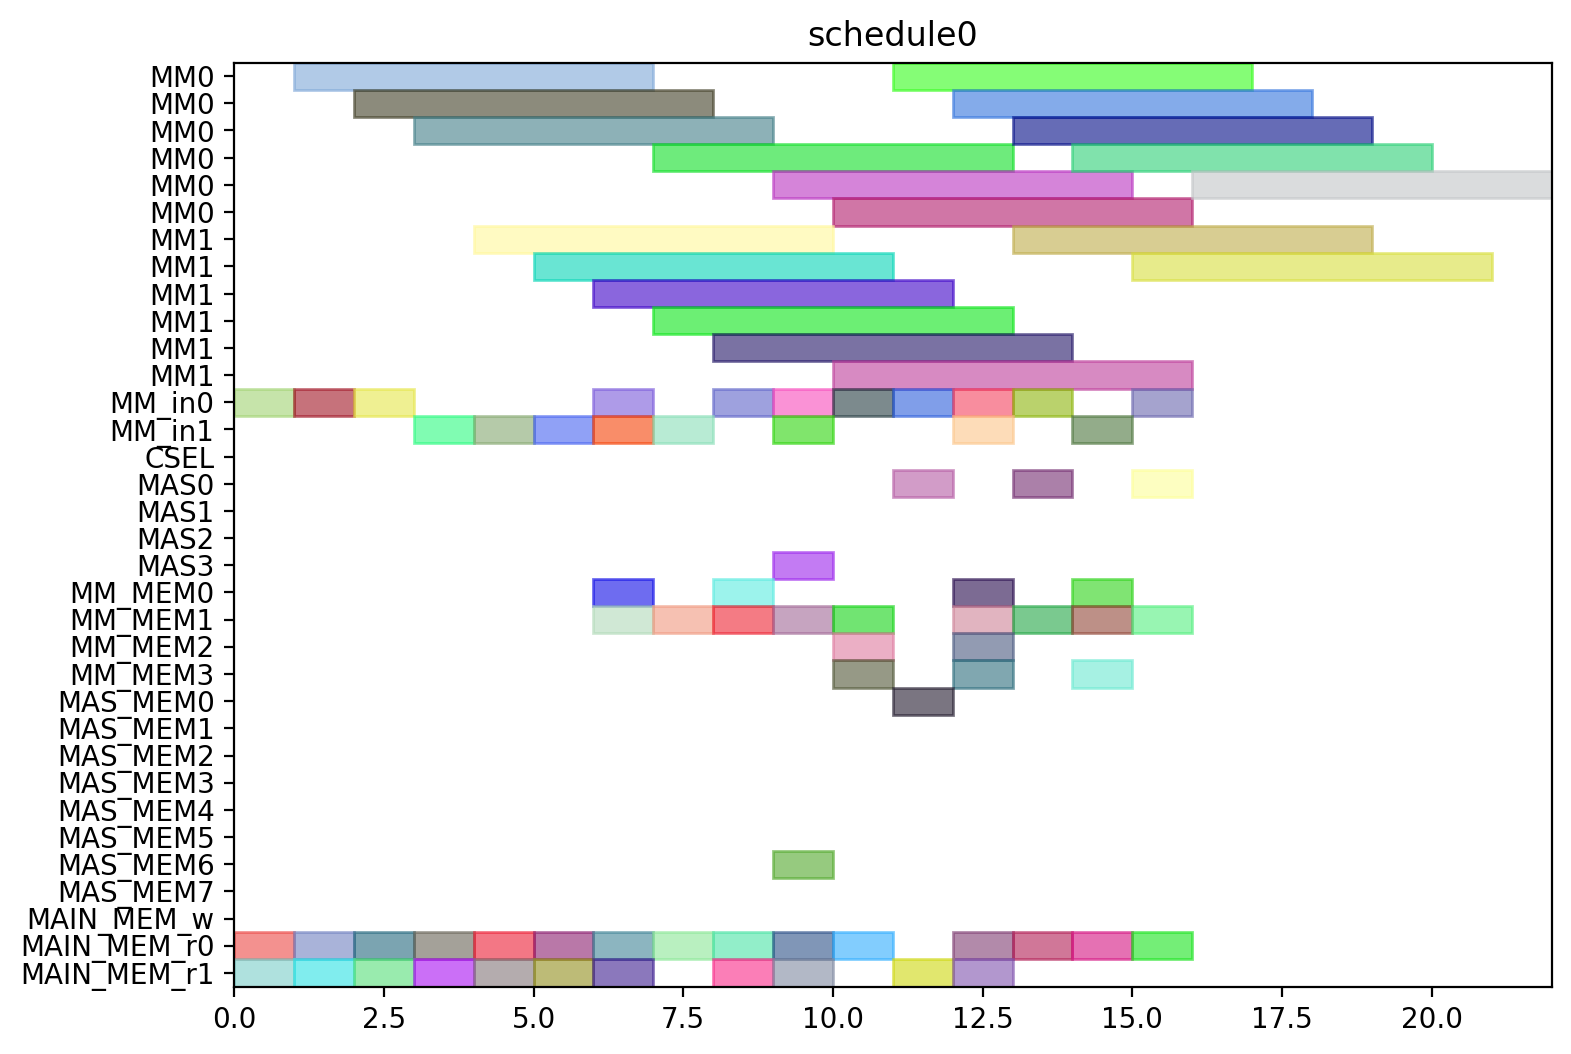

This figure's Python source:
from pyschedule import Scenario, solvers, plotters, alt


def solve():
	horizon = 120
	S = Scenario("schedule0", horizon=horizon)

	# resource
	MM = S.Resources('MM', num=2, size=6)
	MM_in = S.Resources('MM_in', num=2)
	CSEL = S.Resource('CSEL')
	MAS = S.Resources('MAS', num=4, size=1, periods=range(1, horizon))
	MM_MEM = S.Resources('MM_MEM', num=4)
	MAS_MEM = S.Resources('MAS_MEM', num=8)
	MAIN_MEM_w = S.Resource('MAIN_MEM_w', size=1)
	MAIN_MEM_r = S.Resources('MAIN_MEM_r', num=2)

	# result of previous scheduling

	# new tasks
	Z_exp2 = S.Task('Z_exp2', length=6, delay_cost=1)
	Z_exp2 += alt(MM)
	Z_exp2_in = S.Task('Z_exp2_in', length=1, delay_cost=1)
	Z_exp2_in += alt(MM_in)
	S += Z_exp2_in*MM_in[0]<=Z_exp2*MM[0]
	S += Z_exp2_in*MM_in[1]<=Z_exp2*MM[1]
	Z_exp2_mem0 = S.Task('Z_exp2_mem0', length=1, delay_cost=1)
	Z_exp2_mem0 += MAIN_MEM_r[0]
	S += Z_exp2_mem0 <= Z_exp2

	Z_exp2_mem1 = S.Task('Z_exp2_mem1', length=1, delay_cost=1)
	Z_exp2_mem1 += MAIN_MEM_r[1]
	S += Z_exp2_mem1 <= Z_exp2

	NX0 = S.Task('NX0', length=6, delay_cost=1)
	NX0 += alt(MM)
	NX0_in = S.Task('NX0_in', length=1, delay_cost=1)
	NX0_in += alt(MM_in)
	S += NX0_in*MM_in[0]<=NX0*MM[0]
	S += NX0_in*MM_in[1]<=NX0*MM[1]
	NX0_mem0 = S.Task('NX0_mem0', length=1, delay_cost=1)
	NX0_mem0 += MAIN_MEM_r[0]
	S += NX0_mem0 <= NX0

	NX0_mem1 = S.Task('NX0_mem1', length=1, delay_cost=1)
	NX0_mem1 += MAIN_MEM_r[1]
	S += NX0_mem1 <= NX0

	k0_10_Z1 = S.Task('k0_10_Z1', length=6, delay_cost=1)
	k0_10_Z1 += alt(MM)
	k0_10_Z1_in = S.Task('k0_10_Z1_in', length=1, delay_cost=1)
	k0_10_Z1_in += alt(MM_in)
	S += k0_10_Z1_in*MM_in[0]<=k0_10_Z1*MM[0]
	S += k0_10_Z1_in*MM_in[1]<=k0_10_Z1*MM[1]
	k0_10_Z1_mem0 = S.Task('k0_10_Z1_mem0', length=1, delay_cost=1)
	k0_10_Z1_mem0 += MAIN_MEM_r[0]
	S += k0_10_Z1_mem0 <= k0_10_Z1

	k0_10_Z1_mem1 = S.Task('k0_10_Z1_mem1', length=1, delay_cost=1)
	k0_10_Z1_mem1 += MAIN_MEM_r[1]
	S += k0_10_Z1_mem1 <= k0_10_Z1

	DX0 = S.Task('DX0', length=6, delay_cost=1)
	DX0 += alt(MM)
	DX0_in = S.Task('DX0_in', length=1, delay_cost=1)
	DX0_in += alt(MM_in)
	S += DX0_in*MM_in[0]<=DX0*MM[0]
	S += DX0_in*MM_in[1]<=DX0*MM[1]
	DX0_mem0 = S.Task('DX0_mem0', length=1, delay_cost=1)
	DX0_mem0 += MAIN_MEM_r[0]
	S += DX0_mem0 <= DX0

	DX0_mem1 = S.Task('DX0_mem1', length=1, delay_cost=1)
	DX0_mem1 += MAIN_MEM_r[1]
	S += DX0_mem1 <= DX0

	NY0 = S.Task('NY0', length=6, delay_cost=1)
	NY0 += alt(MM)
	NY0_in = S.Task('NY0_in', length=1, delay_cost=1)
	NY0_in += alt(MM_in)
	S += NY0_in*MM_in[0]<=NY0*MM[0]
	S += NY0_in*MM_in[1]<=NY0*MM[1]
	NY0_mem0 = S.Task('NY0_mem0', length=1, delay_cost=1)
	NY0_mem0 += MAIN_MEM_r[0]
	S += NY0_mem0 <= NY0

	NY0_mem1 = S.Task('NY0_mem1', length=1, delay_cost=1)
	NY0_mem1 += MAIN_MEM_r[1]
	S += NY0_mem1 <= NY0

	k2_14_Z1 = S.Task('k2_14_Z1', length=6, delay_cost=1)
	k2_14_Z1 += alt(MM)
	k2_14_Z1_in = S.Task('k2_14_Z1_in', length=1, delay_cost=1)
	k2_14_Z1_in += alt(MM_in)
	S += k2_14_Z1_in*MM_in[0]<=k2_14_Z1*MM[0]
	S += k2_14_Z1_in*MM_in[1]<=k2_14_Z1*MM[1]
	k2_14_Z1_mem0 = S.Task('k2_14_Z1_mem0', length=1, delay_cost=1)
	k2_14_Z1_mem0 += MAIN_MEM_r[0]
	S += k2_14_Z1_mem0 <= k2_14_Z1

	k2_14_Z1_mem1 = S.Task('k2_14_Z1_mem1', length=1, delay_cost=1)
	k2_14_Z1_mem1 += MAIN_MEM_r[1]
	S += k2_14_Z1_mem1 <= k2_14_Z1

	DY0 = S.Task('DY0', length=6, delay_cost=1)
	DY0 += alt(MM)
	DY0_in = S.Task('DY0_in', length=1, delay_cost=1)
	DY0_in += alt(MM_in)
	S += DY0_in*MM_in[0]<=DY0*MM[0]
	S += DY0_in*MM_in[1]<=DY0*MM[1]
	DY0_mem0 = S.Task('DY0_mem0', length=1, delay_cost=1)
	DY0_mem0 += MAIN_MEM_r[0]
	S += DY0_mem0 <= DY0

	DY0_mem1 = S.Task('DY0_mem1', length=1, delay_cost=1)
	DY0_mem1 += MAIN_MEM_r[1]
	S += DY0_mem1 <= DY0

	Z_exp3 = S.Task('Z_exp3', length=6, delay_cost=1)
	Z_exp3 += alt(MM)
	Z_exp3_in = S.Task('Z_exp3_in', length=1, delay_cost=1)
	Z_exp3_in += alt(MM_in)
	S += Z_exp3_in*MM_in[0]<=Z_exp3*MM[0]
	S += Z_exp3_in*MM_in[1]<=Z_exp3*MM[1]
	Z_exp3_mem0 = S.Task('Z_exp3_mem0', length=1, delay_cost=1)
	Z_exp3_mem0 += alt(MM_MEM)
	S += (Z_exp2*MM[0])-1 < Z_exp3_mem0*MM_MEM[0]
	S += (Z_exp2*MM[1])-1 < Z_exp3_mem0*MM_MEM[2]
	S += Z_exp3_mem0 <= Z_exp3

	Z_exp3_mem1 = S.Task('Z_exp3_mem1', length=1, delay_cost=1)
	Z_exp3_mem1 += MAIN_MEM_r[1]
	S += Z_exp3_mem1 <= Z_exp3

	NX1_ = S.Task('NX1_', length=1, delay_cost=1)
	NX1_ += alt(MAS)
	NX1__mem0 = S.Task('NX1__mem0', length=1, delay_cost=1)
	NX1__mem0 += alt(MM_MEM)
	S += (NX0*MM[0])-1 < NX1__mem0*MM_MEM[0]
	S += (NX0*MM[1])-1 < NX1__mem0*MM_MEM[2]
	S += NX1__mem0 <= NX1_

	NX1__mem1 = S.Task('NX1__mem1', length=1, delay_cost=1)
	NX1__mem1 += alt(MM_MEM)
	S += (k0_10_Z1*MM[0])-1 < NX1__mem1*MM_MEM[1]
	S += (k0_10_Z1*MM[1])-1 < NX1__mem1*MM_MEM[3]
	S += NX1__mem1 <= NX1_

	k0_9_Z2 = S.Task('k0_9_Z2', length=6, delay_cost=1)
	k0_9_Z2 += alt(MM)
	k0_9_Z2_in = S.Task('k0_9_Z2_in', length=1, delay_cost=1)
	k0_9_Z2_in += alt(MM_in)
	S += k0_9_Z2_in*MM_in[0]<=k0_9_Z2*MM[0]
	S += k0_9_Z2_in*MM_in[1]<=k0_9_Z2*MM[1]
	k0_9_Z2_mem0 = S.Task('k0_9_Z2_mem0', length=1, delay_cost=1)
	k0_9_Z2_mem0 += MAIN_MEM_r[0]
	S += k0_9_Z2_mem0 <= k0_9_Z2

	k0_9_Z2_mem1 = S.Task('k0_9_Z2_mem1', length=1, delay_cost=1)
	k0_9_Z2_mem1 += alt(MM_MEM)
	S += (Z_exp2*MM[0])-1 < k0_9_Z2_mem1*MM_MEM[1]
	S += (Z_exp2*MM[1])-1 < k0_9_Z2_mem1*MM_MEM[3]
	S += k0_9_Z2_mem1 <= k0_9_Z2

	k1_9_Z2 = S.Task('k1_9_Z2', length=6, delay_cost=1)
	k1_9_Z2 += alt(MM)
	k1_9_Z2_in = S.Task('k1_9_Z2_in', length=1, delay_cost=1)
	k1_9_Z2_in += alt(MM_in)
	S += k1_9_Z2_in*MM_in[0]<=k1_9_Z2*MM[0]
	S += k1_9_Z2_in*MM_in[1]<=k1_9_Z2*MM[1]
	k1_9_Z2_mem0 = S.Task('k1_9_Z2_mem0', length=1, delay_cost=1)
	k1_9_Z2_mem0 += MAIN_MEM_r[0]
	S += k1_9_Z2_mem0 <= k1_9_Z2

	k1_9_Z2_mem1 = S.Task('k1_9_Z2_mem1', length=1, delay_cost=1)
	k1_9_Z2_mem1 += alt(MM_MEM)
	S += (Z_exp2*MM[0])-1 < k1_9_Z2_mem1*MM_MEM[1]
	S += (Z_exp2*MM[1])-1 < k1_9_Z2_mem1*MM_MEM[3]
	S += k1_9_Z2_mem1 <= k1_9_Z2

	NY1_ = S.Task('NY1_', length=1, delay_cost=1)
	NY1_ += alt(MAS)
	NY1__mem0 = S.Task('NY1__mem0', length=1, delay_cost=1)
	NY1__mem0 += alt(MM_MEM)
	S += (NY0*MM[0])-1 < NY1__mem0*MM_MEM[0]
	S += (NY0*MM[1])-1 < NY1__mem0*MM_MEM[2]
	S += NY1__mem0 <= NY1_

	NY1__mem1 = S.Task('NY1__mem1', length=1, delay_cost=1)
	NY1__mem1 += alt(MM_MEM)
	S += (k2_14_Z1*MM[0])-1 < NY1__mem1*MM_MEM[1]
	S += (k2_14_Z1*MM[1])-1 < NY1__mem1*MM_MEM[3]
	S += NY1__mem1 <= NY1_

	k2_13_Z2 = S.Task('k2_13_Z2', length=6, delay_cost=1)
	k2_13_Z2 += alt(MM)
	k2_13_Z2_in = S.Task('k2_13_Z2_in', length=1, delay_cost=1)
	k2_13_Z2_in += alt(MM_in)
	S += k2_13_Z2_in*MM_in[0]<=k2_13_Z2*MM[0]
	S += k2_13_Z2_in*MM_in[1]<=k2_13_Z2*MM[1]
	k2_13_Z2_mem0 = S.Task('k2_13_Z2_mem0', length=1, delay_cost=1)
	k2_13_Z2_mem0 += MAIN_MEM_r[0]
	S += k2_13_Z2_mem0 <= k2_13_Z2

	k2_13_Z2_mem1 = S.Task('k2_13_Z2_mem1', length=1, delay_cost=1)
	k2_13_Z2_mem1 += alt(MM_MEM)
	S += (Z_exp2*MM[0])-1 < k2_13_Z2_mem1*MM_MEM[1]
	S += (Z_exp2*MM[1])-1 < k2_13_Z2_mem1*MM_MEM[3]
	S += k2_13_Z2_mem1 <= k2_13_Z2

	k3_14_Z2 = S.Task('k3_14_Z2', length=6, delay_cost=1)
	k3_14_Z2 += alt(MM)
	k3_14_Z2_in = S.Task('k3_14_Z2_in', length=1, delay_cost=1)
	k3_14_Z2_in += alt(MM_in)
	S += k3_14_Z2_in*MM_in[0]<=k3_14_Z2*MM[0]
	S += k3_14_Z2_in*MM_in[1]<=k3_14_Z2*MM[1]
	k3_14_Z2_mem0 = S.Task('k3_14_Z2_mem0', length=1, delay_cost=1)
	k3_14_Z2_mem0 += MAIN_MEM_r[0]
	S += k3_14_Z2_mem0 <= k3_14_Z2

	k3_14_Z2_mem1 = S.Task('k3_14_Z2_mem1', length=1, delay_cost=1)
	k3_14_Z2_mem1 += alt(MM_MEM)
	S += (Z_exp2*MM[0])-1 < k3_14_Z2_mem1*MM_MEM[1]
	S += (Z_exp2*MM[1])-1 < k3_14_Z2_mem1*MM_MEM[3]
	S += k3_14_Z2_mem1 <= k3_14_Z2

	Z_exp4 = S.Task('Z_exp4', length=6, delay_cost=1)
	Z_exp4 += alt(MM)
	Z_exp4_in = S.Task('Z_exp4_in', length=1, delay_cost=1)
	Z_exp4_in += alt(MM_in)
	S += Z_exp4_in*MM_in[0]<=Z_exp4*MM[0]
	S += Z_exp4_in*MM_in[1]<=Z_exp4*MM[1]
	Z_exp4_mem0 = S.Task('Z_exp4_mem0', length=1, delay_cost=1)
	Z_exp4_mem0 += alt(MM_MEM)
	S += (Z_exp3*MM[0])-1 < Z_exp4_mem0*MM_MEM[0]
	S += (Z_exp3*MM[1])-1 < Z_exp4_mem0*MM_MEM[2]
	S += Z_exp4_mem0 <= Z_exp4

	Z_exp4_mem1 = S.Task('Z_exp4_mem1', length=1, delay_cost=1)
	Z_exp4_mem1 += MAIN_MEM_r[1]
	S += Z_exp4_mem1 <= Z_exp4

	NX1 = S.Task('NX1', length=6, delay_cost=1)
	NX1 += alt(MM)
	NX1_in = S.Task('NX1_in', length=1, delay_cost=1)
	NX1_in += alt(MM_in)
	S += NX1_in*MM_in[0]<=NX1*MM[0]
	S += NX1_in*MM_in[1]<=NX1*MM[1]
	NX1_mem0 = S.Task('NX1_mem0', length=1, delay_cost=1)
	NX1_mem0 += alt(MAS_MEM)
	S += (NX1_*MAS[0])-1 < NX1_mem0*MAS_MEM[0]
	S += (NX1_*MAS[1])-1 < NX1_mem0*MAS_MEM[2]
	S += (NX1_*MAS[2])-1 < NX1_mem0*MAS_MEM[4]
	S += (NX1_*MAS[3])-1 < NX1_mem0*MAS_MEM[6]
	S += NX1_mem0 <= NX1

	NX1_mem1 = S.Task('NX1_mem1', length=1, delay_cost=1)
	NX1_mem1 += MAIN_MEM_r[1]
	S += NX1_mem1 <= NX1

	k0_8_Z3 = S.Task('k0_8_Z3', length=6, delay_cost=1)
	k0_8_Z3 += alt(MM)
	k0_8_Z3_in = S.Task('k0_8_Z3_in', length=1, delay_cost=1)
	k0_8_Z3_in += alt(MM_in)
	S += k0_8_Z3_in*MM_in[0]<=k0_8_Z3*MM[0]
	S += k0_8_Z3_in*MM_in[1]<=k0_8_Z3*MM[1]
	k0_8_Z3_mem0 = S.Task('k0_8_Z3_mem0', length=1, delay_cost=1)
	k0_8_Z3_mem0 += MAIN_MEM_r[0]
	S += k0_8_Z3_mem0 <= k0_8_Z3

	k0_8_Z3_mem1 = S.Task('k0_8_Z3_mem1', length=1, delay_cost=1)
	k0_8_Z3_mem1 += alt(MM_MEM)
	S += (Z_exp3*MM[0])-1 < k0_8_Z3_mem1*MM_MEM[1]
	S += (Z_exp3*MM[1])-1 < k0_8_Z3_mem1*MM_MEM[3]
	S += k0_8_Z3_mem1 <= k0_8_Z3

	DX1_ = S.Task('DX1_', length=1, delay_cost=1)
	DX1_ += alt(MAS)
	DX1__mem0 = S.Task('DX1__mem0', length=1, delay_cost=1)
	DX1__mem0 += alt(MM_MEM)
	S += (DX0*MM[0])-1 < DX1__mem0*MM_MEM[0]
	S += (DX0*MM[1])-1 < DX1__mem0*MM_MEM[2]
	S += DX1__mem0 <= DX1_

	DX1__mem1 = S.Task('DX1__mem1', length=1, delay_cost=1)
	DX1__mem1 += alt(MM_MEM)
	S += (k1_9_Z2*MM[0])-1 < DX1__mem1*MM_MEM[1]
	S += (k1_9_Z2*MM[1])-1 < DX1__mem1*MM_MEM[3]
	S += DX1__mem1 <= DX1_

	k1_8_Z3 = S.Task('k1_8_Z3', length=6, delay_cost=1)
	k1_8_Z3 += alt(MM)
	k1_8_Z3_in = S.Task('k1_8_Z3_in', length=1, delay_cost=1)
	k1_8_Z3_in += alt(MM_in)
	S += k1_8_Z3_in*MM_in[0]<=k1_8_Z3*MM[0]
	S += k1_8_Z3_in*MM_in[1]<=k1_8_Z3*MM[1]
	k1_8_Z3_mem0 = S.Task('k1_8_Z3_mem0', length=1, delay_cost=1)
	k1_8_Z3_mem0 += MAIN_MEM_r[0]
	S += k1_8_Z3_mem0 <= k1_8_Z3

	k1_8_Z3_mem1 = S.Task('k1_8_Z3_mem1', length=1, delay_cost=1)
	k1_8_Z3_mem1 += alt(MM_MEM)
	S += (Z_exp3*MM[0])-1 < k1_8_Z3_mem1*MM_MEM[1]
	S += (Z_exp3*MM[1])-1 < k1_8_Z3_mem1*MM_MEM[3]
	S += k1_8_Z3_mem1 <= k1_8_Z3

	NY1 = S.Task('NY1', length=6, delay_cost=1)
	NY1 += alt(MM)
	NY1_in = S.Task('NY1_in', length=1, delay_cost=1)
	NY1_in += alt(MM_in)
	S += NY1_in*MM_in[0]<=NY1*MM[0]
	S += NY1_in*MM_in[1]<=NY1*MM[1]
	NY1_mem0 = S.Task('NY1_mem0', length=1, delay_cost=1)
	NY1_mem0 += alt(MAS_MEM)
	S += (NY1_*MAS[0])-1 < NY1_mem0*MAS_MEM[0]
	S += (NY1_*MAS[1])-1 < NY1_mem0*MAS_MEM[2]
	S += (NY1_*MAS[2])-1 < NY1_mem0*MAS_MEM[4]
	S += (NY1_*MAS[3])-1 < NY1_mem0*MAS_MEM[6]
	S += NY1_mem0 <= NY1

	NY1_mem1 = S.Task('NY1_mem1', length=1, delay_cost=1)
	NY1_mem1 += MAIN_MEM_r[1]
	S += NY1_mem1 <= NY1

	k2_12_Z3 = S.Task('k2_12_Z3', length=6, delay_cost=1)
	k2_12_Z3 += alt(MM)
	k2_12_Z3_in = S.Task('k2_12_Z3_in', length=1, delay_cost=1)
	k2_12_Z3_in += alt(MM_in)
	S += k2_12_Z3_in*MM_in[0]<=k2_12_Z3*MM[0]
	S += k2_12_Z3_in*MM_in[1]<=k2_12_Z3*MM[1]
	k2_12_Z3_mem0 = S.Task('k2_12_Z3_mem0', length=1, delay_cost=1)
	k2_12_Z3_mem0 += MAIN_MEM_r[0]
	S += k2_12_Z3_mem0 <= k2_12_Z3

	k2_12_Z3_mem1 = S.Task('k2_12_Z3_mem1', length=1, delay_cost=1)
	k2_12_Z3_mem1 += alt(MM_MEM)
	S += (Z_exp3*MM[0])-1 < k2_12_Z3_mem1*MM_MEM[1]
	S += (Z_exp3*MM[1])-1 < k2_12_Z3_mem1*MM_MEM[3]
	S += k2_12_Z3_mem1 <= k2_12_Z3

	DY1_ = S.Task('DY1_', length=1, delay_cost=1)
	DY1_ += alt(MAS)
	DY1__mem0 = S.Task('DY1__mem0', length=1, delay_cost=1)
	DY1__mem0 += alt(MM_MEM)
	S += (DY0*MM[0])-1 < DY1__mem0*MM_MEM[0]
	S += (DY0*MM[1])-1 < DY1__mem0*MM_MEM[2]
	S += DY1__mem0 <= DY1_

	DY1__mem1 = S.Task('DY1__mem1', length=1, delay_cost=1)
	DY1__mem1 += alt(MM_MEM)
	S += (k3_14_Z2*MM[0])-1 < DY1__mem1*MM_MEM[1]
	S += (k3_14_Z2*MM[1])-1 < DY1__mem1*MM_MEM[3]
	S += DY1__mem1 <= DY1_

	k3_13_Z3 = S.Task('k3_13_Z3', length=6, delay_cost=1)
	k3_13_Z3 += alt(MM)
	k3_13_Z3_in = S.Task('k3_13_Z3_in', length=1, delay_cost=1)
	k3_13_Z3_in += alt(MM_in)
	S += k3_13_Z3_in*MM_in[0]<=k3_13_Z3*MM[0]
	S += k3_13_Z3_in*MM_in[1]<=k3_13_Z3*MM[1]
	k3_13_Z3_mem0 = S.Task('k3_13_Z3_mem0', length=1, delay_cost=1)
	k3_13_Z3_mem0 += MAIN_MEM_r[0]
	S += k3_13_Z3_mem0 <= k3_13_Z3

	k3_13_Z3_mem1 = S.Task('k3_13_Z3_mem1', length=1, delay_cost=1)
	k3_13_Z3_mem1 += alt(MM_MEM)
	S += (Z_exp3*MM[0])-1 < k3_13_Z3_mem1*MM_MEM[1]
	S += (Z_exp3*MM[1])-1 < k3_13_Z3_mem1*MM_MEM[3]
	S += k3_13_Z3_mem1 <= k3_13_Z3

	solvers.mip.solve(S,msg=1,kind='CPLEX',ratio_gap=1.01)

	solution = [['hoge']*len(S.solution()[1]) for i in range(len(S.solution()))]
	for i in range(len(S.solution())):
		for j in range(len(S.solution()[i])):
			solution[i][j]=str(S.solution()[i][j])
	print(solution)

	cycles = int(solution[-1][3])

	pic_file_name = "/home/mfukuda/ABE/multiRAM_multiMAS_16mux/scheduling_result/stage6MM2_stage1MAS4/ISOGENY/schedule0.png"
	if(S.solution() != []):
		plotters.matplotlib.plot(S,img_filename=pic_file_name, show_task_labels=False, fig_size=(cycles*0.25+3, 6))

	return solution
